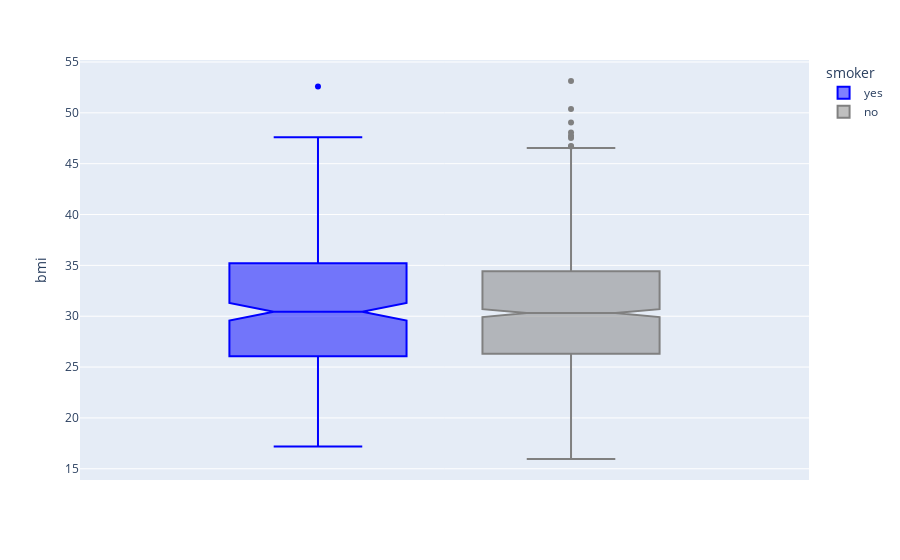

Here is the notebook cell this chart was saved with:
### Code cell
color = ['blue' , 'gray']
fig = px.box(data_frame=df ,  y = 'bmi' , color = 'smoker' , notched= True , color_discrete_sequence=color )
fig.show()

### Figure 1 — Plotly figure (JSON) as saved in the notebook; plotly's stock layout.template omitted (floating-point values rounded to 4 significant figures; data arrays with more than 128 entries replaced by an {"elided": "..."} marker saying what was removed)
{"data": [{"alignmentgroup": "True", "hovertemplate": "smoker=yes<br>bmi=%{y}<extra></extra>", "legendgroup": "yes", "marker": {"color": "blue"}, "name": "yes", "notched": true, "offsetgroup": "yes", "orientation": "v", "showlegend": true, "type": "box", "x0": " ", "xaxis": "x", "y": {"elided": "274 float values"}, "y0": " ", "yaxis": "y"}, {"alignmentgroup": "True", "hovertemplate": "smoker=no<br>bmi=%{y}<extra></extra>", "legendgroup": "no", "marker": {"color": "gray"}, "name": "no", "notched": true, "offsetgroup": "no", "orientation": "v", "showlegend": true, "type": "box", "x0": " ", "xaxis": "x", "y": {"elided": "1063 float values"}, "y0": " ", "yaxis": "y"}], "layout": {"autosize": true, "boxmode": "group", "legend": {"title": {"text": "smoker"}, "tracegroupgap": 0}, "margin": {"t": 60}, "xaxis": {"anchor": "y", "autorange": true, "domain": [0, 1], "range": [-0.5048, 0.5048], "type": "category"}, "yaxis": {"anchor": "x", "autorange": true, "domain": [0, 1], "range": [13.89, 55.2], "title": {"text": "bmi"}, "type": "linear"}}}
